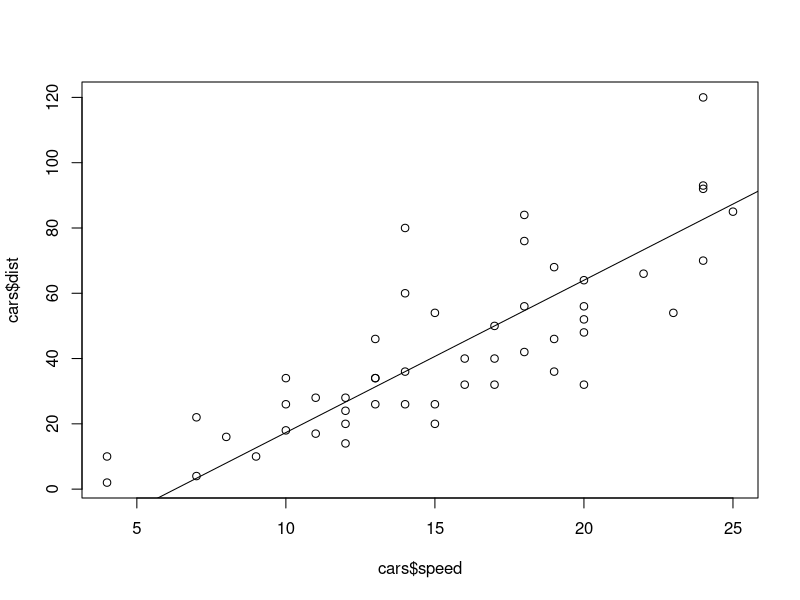
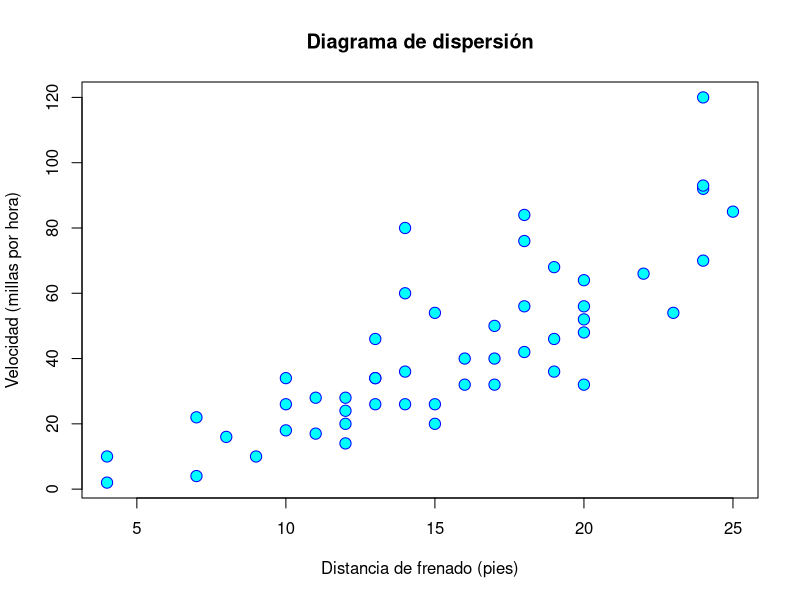
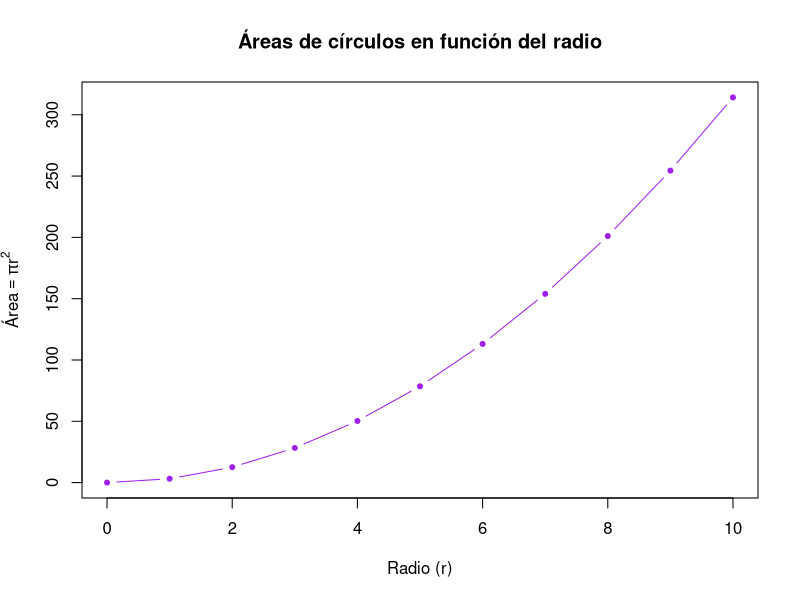
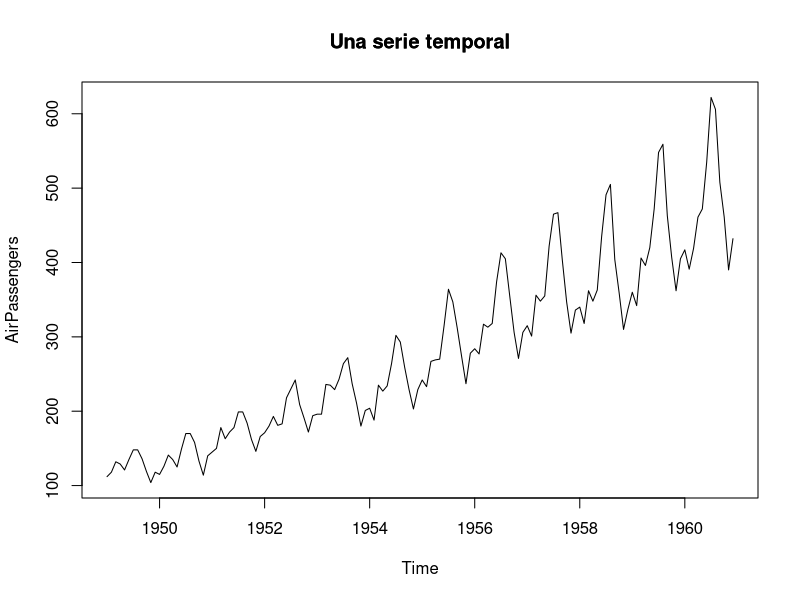
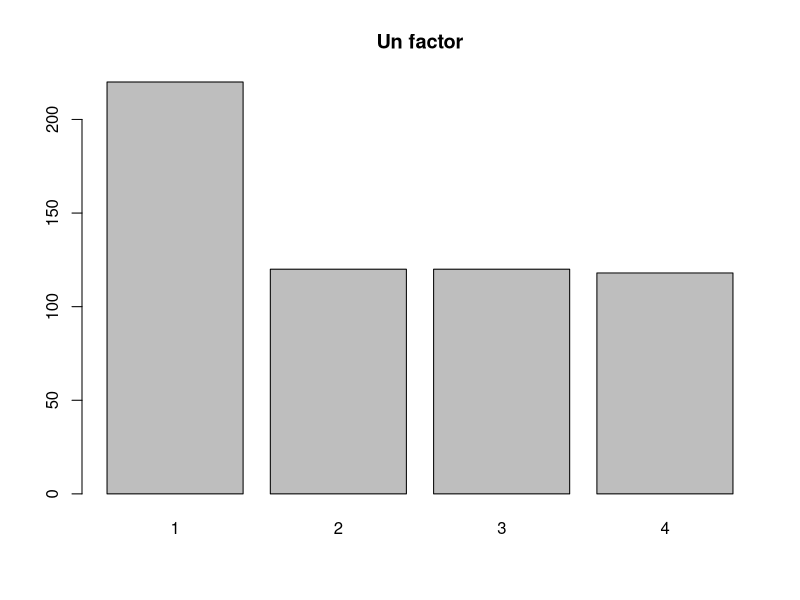
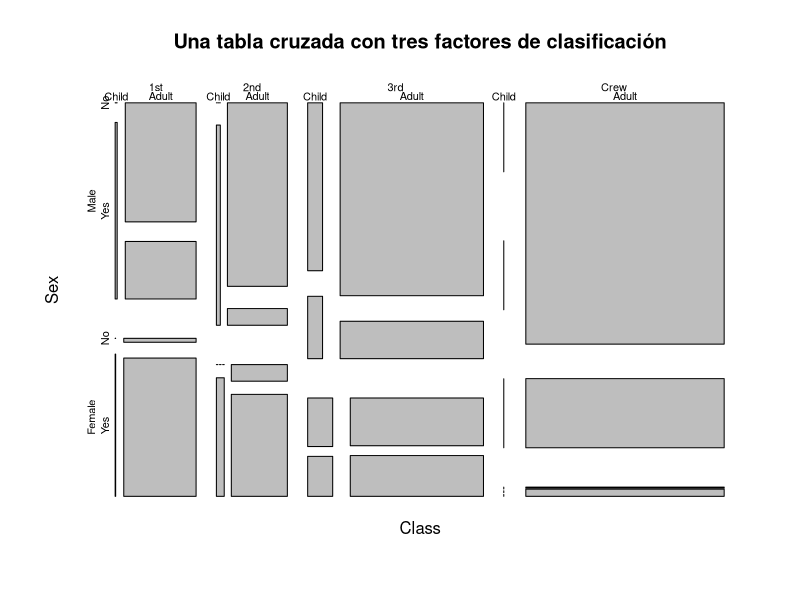
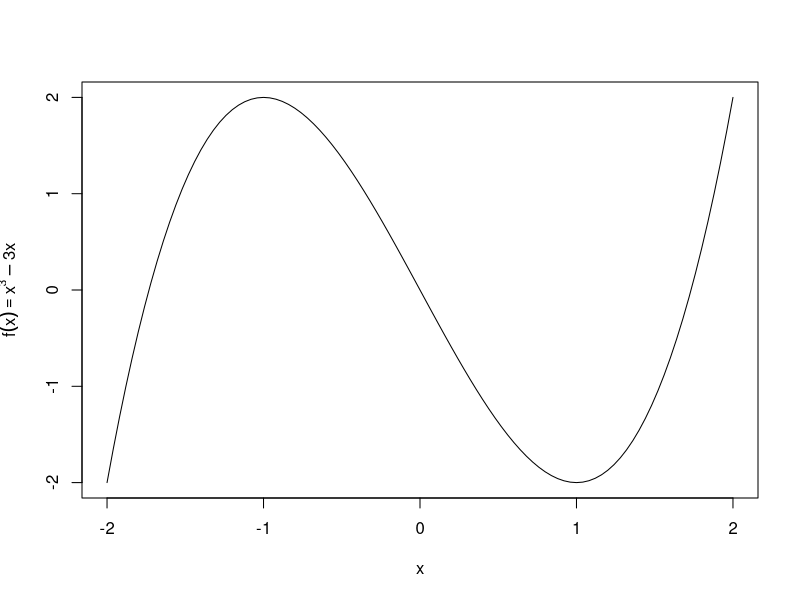
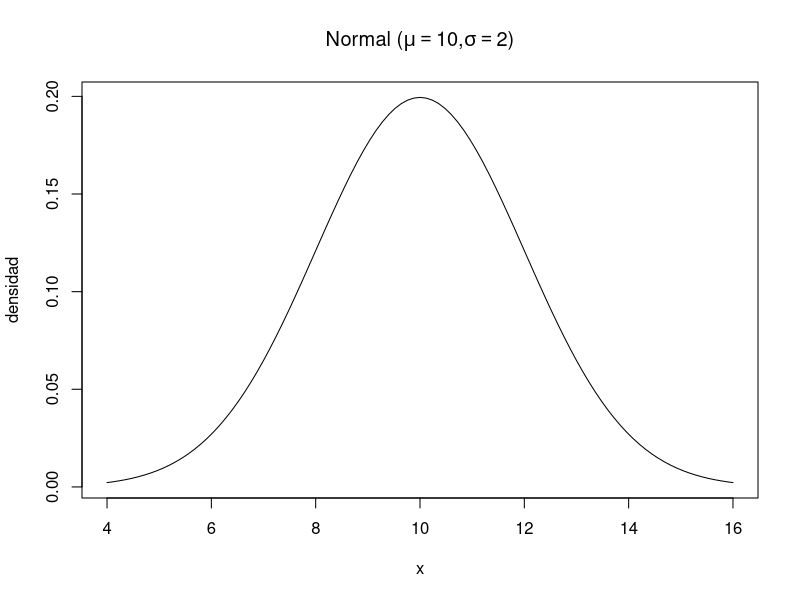

Recreate these plots in R, in order.

rm(list = ls())

data(cars, package = "datasets")
plot(cars$speed, cars$dist)
abline(line(cars$speed, cars$dis))

#
# --- 4.1.1 - PLOT ---------------------------------------------------------------
#


plot(cars$speed, cars$dist,
    main = "Diagrama de dispersión",
    xlab = "Distancia de frenado (pies)", ylab = "Velocidad (millas por hora)",
    pch = 21, col = "blue", bg = "cyan", cex = 1.5
)

radio <- 0:10
area <- pi * radio^2
plot(radio, area,
    type = "b", main = "Áreas de círculos en función del radio",
    xlab = "Radio (r)", ylab = expression(Área == pi * r^2), col = "purple", pch = 20
)

class(AirPassengers)
plot(AirPassengers, main = "Una serie temporal")
title(main = "Una serie temporal")

class(ChickWeight$Diet)
plot(ChickWeight$Diet, main = "Un factor")

class(Titanic)
plot(Titanic, main = "Una tabla cruzada con tres factores de clasificación")

#
# --- 4.1.2 - CURVE --------------------------------------------------------------
#

curve(x^3 - 3 * x, -2, 2, ylab = expression(f(x) == x^3 - 3 * x))

curve(dnorm(x, mean = 10, sd = 2), 4, 16,
    ylab = "densidad",
    main = expression(paste("Normal (", mu == 10, ",", sigma == 2, ")"))
)

curve(x^2, -1, 1,
    ylab = "",
    main = expression(paste(
        f(x) == x^2,
        "y", f(x) == x^4,
        sep = " "
    ))
)
curve(x^4, -1, 1, col = 2, add = TRUE)

# --------------------------------------------------------------------------------
# Ejercicio 1

curve(dnorm(x, 0, 1), col = 1, xlim = c(-3, 7), ylim = c(0, 0.8))
curve(dnorm(x, 0, 0.5), add = T, col = 2)
curve(dnorm(x, 3, 1), add = T, col = 3)
title(main = "Funciones de densidad")


#
# --- 4.1.3 SYMBOLS --------------------------------------------------------------
#

n <- 10
set.seed(1)
x <- runif(n)
colores <- rainbow(n)
symbols(1:n, x, circles = x, bg = colores, ylim = c(0, 1.5), xlim = c(0, 11))

#
# --- 4.1.4 AÑADIR ELEMENTOS A GRÁFICO. LOW LEVEL PLOTTING ------------------------
#

# points
set.seed(123)
plot(rnorm(10),
    main = "Cuatro muestras de una Normal estándar",
    pch = 17, ylim = c(-3, 3)
)
points(rnorm(10), pch = 17, col = 2)
points(rnorm(10), pch = 17, col = 3)
points(rnorm(10), pch = 17, col = 4)

# --------------------------------------------------------------------------------
# lines, abline
set.seed(123)
x <- rnorm(10)
plot(x,
    main = "Muestra de una Normal estándar",
    ylim = c(-3, 3), pch = 19
)
lines(x, col = 4, lwd = 2)
abline(h = 0, col = 1)
abline(h = -3, col = 2, lty = 3, lwd = 2)
abline(h = 3, col = 2, lty = 3, lwd = 2)

# --------------------------------------------------------------------------------
# text
plot(x,
    main = "Muestra de una Normal estándar",
    ylim = c(-4, 4), xlim = c(0, 10), pch = 19
)
abline(h = -3, col = 2, lty = 3, lwd = 2)
abline(h = 3, col = 2, lty = 3, lwd = 2)
pr3 <- round(pnorm(-3), 5) # P[X < -3] para X<-N(0,1)
text(5, 3.5, paste0("probabilidad=", pr3), col = 2, pos = 3)
text(0.2, 0, paste0("probabilidad=", 1 - 2 * pr3), pos = 3, srt = 90)
text(5, -3.5, paste0("probabilidad=", pr3), col = 2)

# --------------------------------------------------------------------------------
# Legend
# Eg1
x <- seq(0, 2 * pi, length = 100)
y1 <- cos(x)
y2 <- sin(x)
plot(x, y1,
    type = "l", col = 2, lwd = 3,
    xlab = expression(group("[", list(0, 2 * pi), "]")),
    ylab = "", main = "Seno y Coseno"
)
lines(x, y2, col = 3, lwd = 3, lty = 2)
points(pi, 0, pch = 17, col = 4)
legend(0, -0.5, c("Coseno", "Seno"), col = 2:3, lty = 1:2, lwd = 3)
abline(v = pi, lty = 3)
abline(h = 0, lty = 3)
text(pi, 0, expression(group("(", list(pi, 0), ")")),
    adj = c(0, 0)
)
# Eg2
radio <- seq(0, 5, by = 0.1)
area <- pi * radio^2
perimetro <- 2 * pi * radio
plot(radio, area, type = "o", ylab = "", pch = 19, col = 2)
lines(radio, perimetro, type = "o", pch = 17, col = 4)
legend("topleft",
    legend = c("Área", "Perímetro"),
    lty = 1, pch = c(19, 17), col = c(2, 4), bt = "n"
)

# --------------------------------------------------------------------------------
# Añadir leyenda a gráfica del ejercicio 1

curve(dnorm(x, 0, 1), col = 1, xlim = c(-3, 7), ylim = c(0, 0.8), lwd = 2)
curve(dnorm(x, 0, 0.5), add = T, col = 2, lwd = 2)
curve(dnorm(x, 3, 1), add = T, col = 3, lwd = 2)
title(main = "Funciones de densidad")
legend("topright",
    legend = c("N(0, 1)", "N(0, 0.5)", "N(3, 1)"),
    col = 1:3,
    lty = 1,
    lwd = 2
)
graphics.off()

# --------------------------------------------------------------------------------
# Otras funciones

# Ejemplo con polygon() y segments()
plot(1:9,
    type = "n", xlab = "", ylab = "", axes = FALSE,
    main = "Ejemplos polygon(), segments()"
)
polygon(c(4, 6, 6, 4, NA, 6, 8, 7), c(2, 2, 4, 4, NA, 6, 6, 8),
    density = c(10, 20), angle = c(-45, 45), col = c("red", "darkblue")
)
segments(
    x0 = c(3, 2), y0 = c(6, 7), x1 = c(3, 4), y1 = c(8, 7),
    lwd = 2, col = "green"
)
# Ejemplo con axis() y title()
plot(Orange$circumference, Orange$age,
    xaxt = "n",
    xlab = "", ylab = ""
)
x <- quantile(Orange$circumference, probs = c(0.01, 0.25, 0.5, 0.75, 0.99))
xcm <- x / 10 ## x está en milímetros, xcm en centímetros
axis(1, at = x, labels = round(xcm, 1))
abline(v = x, lty = 3, lwd = 3, col = "lightgray")
title(
    main = "Ejemplo de axis() y grid()",
    sub = "Datos Orange",
    xlab = "x = circunferencia (cm)",
    ylab = "y = edad (días desde 1968/12/31)"
)

#
# --- 4.1.5 OPCIONES. FUNCIÓN `par` -------------------------------------------------
#

par(mfrow = c(2, 2)) # matriz de 2x2 gráficos (se rellenan por filas)
curve(dnorm(x), -3, 3, main = "Gráfico 1: Normal estándar")
curve(dt(x, df = 10), -3, 3, main = "Gráfico 2: t de Student")
curve(dchisq(x, df = 5), 0, 20, main = "Gráfico 3: chi-cuadrado")
curve(df(x, df1 = 20, df2 = 10), 0, 5, main = "Gráfico 4: F de Snedecor")

par(
    mar = c(3.5, 3.5, 2.5, 1.5), oma = c(1, 1, 1, 1), mgp = c(1.5, 0.5, 0),
    cex.axis = 0.8, cex.lab = 0.8, cex.main = 1, col.lab = "blue", bty = "n"
)

par(mfrow = c(2, 2)) # matriz de 2x2 gráficos (se rellenan por filas)
curve(dnorm(x), -3, 3, main = "Gráfico 1: Normal estándar")
curve(dt(x, df = 10), -3, 3, main = "Gráfico 2: t de Student")
curve(dchisq(x, df = 5), 0, 20, main = "Gráfico 3: chi-cuadrado")
curve(df(x, df1 = 20, df2 = 10), 0, 5, main = "Gráfico 4: F de Snedecor")
